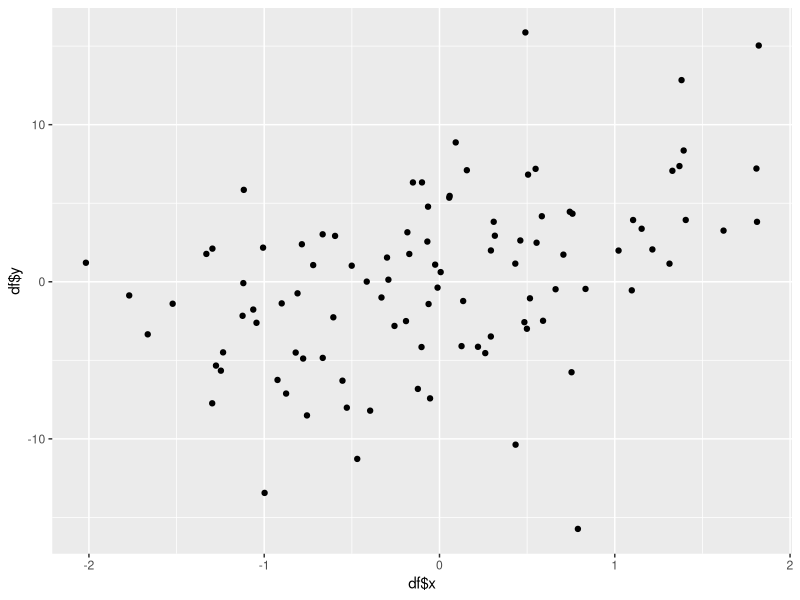
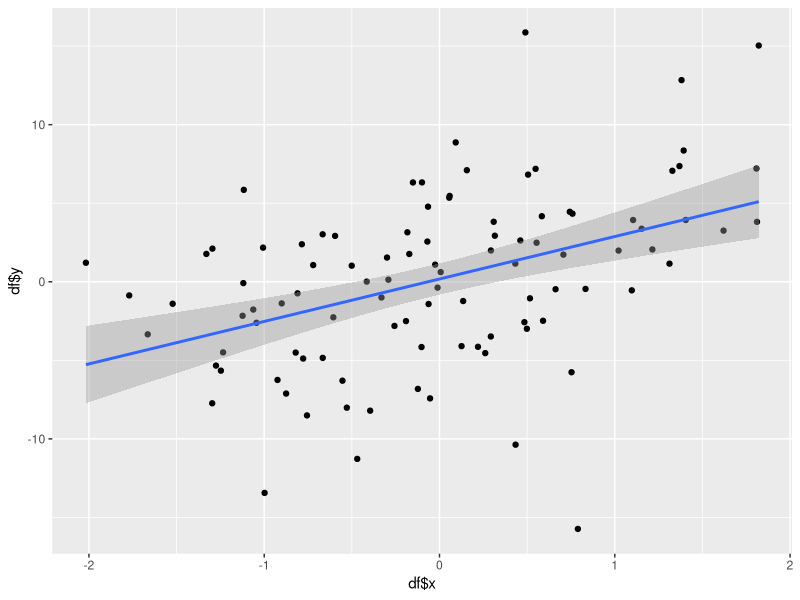
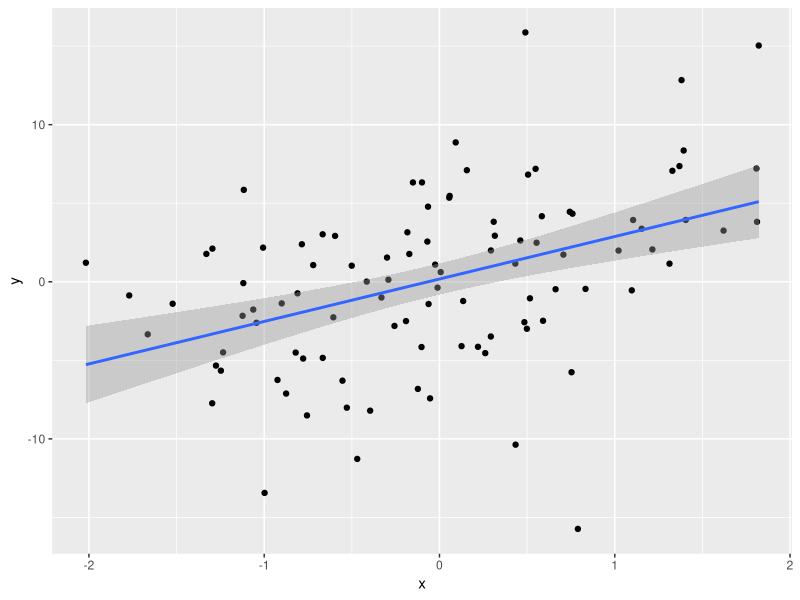
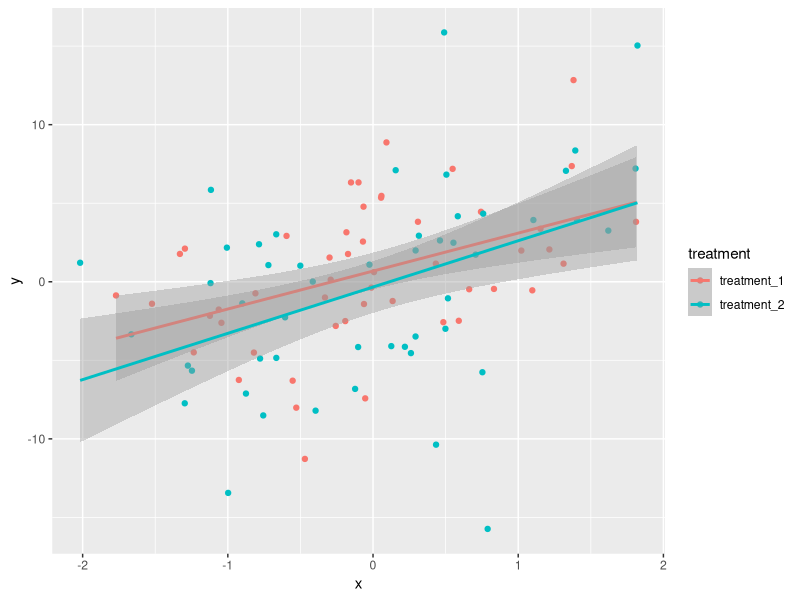
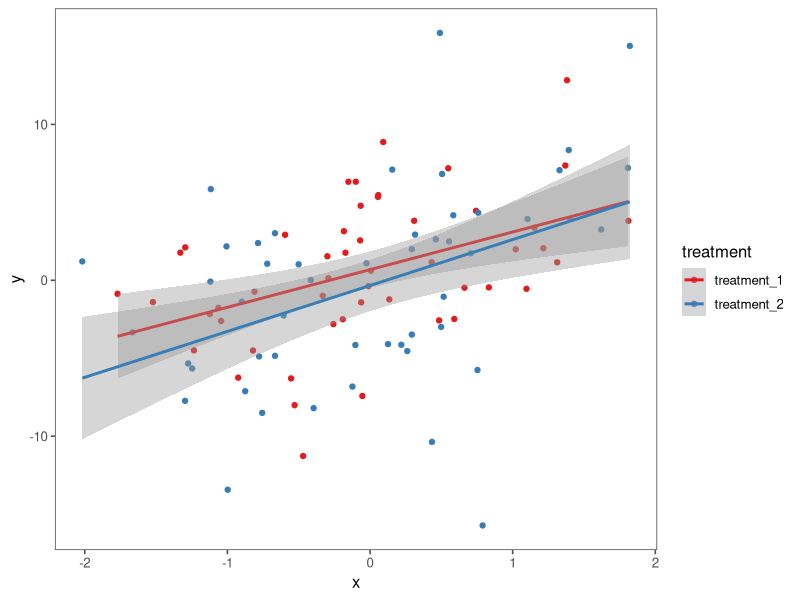

The R script that drew these images, in order:
## ---- chunk 1
library(knitr)
library(tidyverse)
library(ggthemes)
library(RColorBrewer)
library(broom)

knitr::opts_chunk$set(echo = FALSE, fig.align = "center")

## ---- chunk 2
x <- c(10, 5, 15)

mean_x <- x %>% mean()
## ---- chunk 3
x = rnorm(100) 
y = x*3 + rnorm(100, sd = 5)

df <- data_frame(x = x, 
                 y = y,
                 treatment = rep(c("treatment_1", "treatment_2"), each = 50))
## ---- chunk 4
qplot(x = df$x, y = df$y)
## ---- chunk 5
qplot(df$x, df$y) + 
  geom_smooth(method = "lm")
## ---- chunk 6
ggplot(data = df, mapping = aes(x = x, y = y)) +
  geom_point() +
  geom_smooth(method = "lm")
## ---- chunk 7
ggplot(data = df, mapping = aes(x = x, y = y, colour = treatment)) +
  geom_point() +
  geom_smooth(method = "lm")
## ---- chunk 8
ggplot(df, aes(x, y, colour = treatment)) +
  geom_point() +
  geom_smooth(method = "lm") +
  theme_few() +
  scale_color_brewer(palette = "Set1")
## ---- chunk 9
df1 <- data_frame(id = rep(1:30, each = 2),
                  stage = rep(c("practice", "test"), times = 30),
                  cond1 = rnorm(60), 
                  cond2 = rnorm(60), 
                  group = rep(c("group1", "group2"), each = 30)
                 )

head(df1, 10)
## ---- chunk 10

sum_stats <- df1 %>%
  filter(stage == "test") %>%
  mutate(cond_diff = cond1 - cond2) %>%
  group_by(group) %>%
  summarise(mean = mean(cond_diff),
            sd = sd(cond_diff),
            n = n(),
            se  = sd/sqrt(n))
## ---- chunk 11
sum_stats
